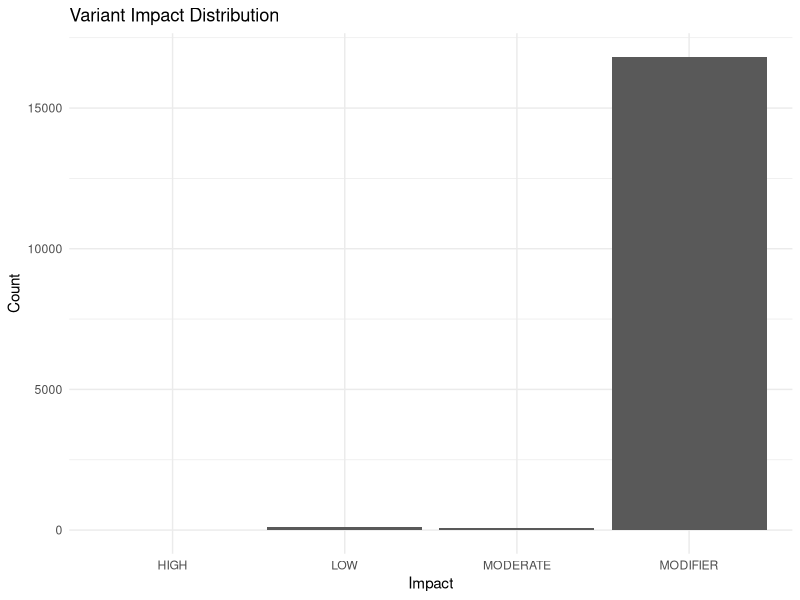
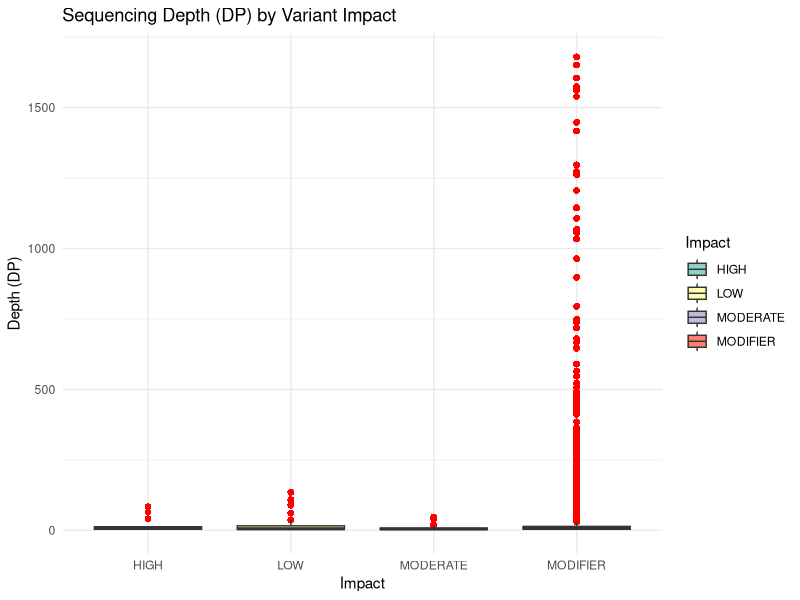
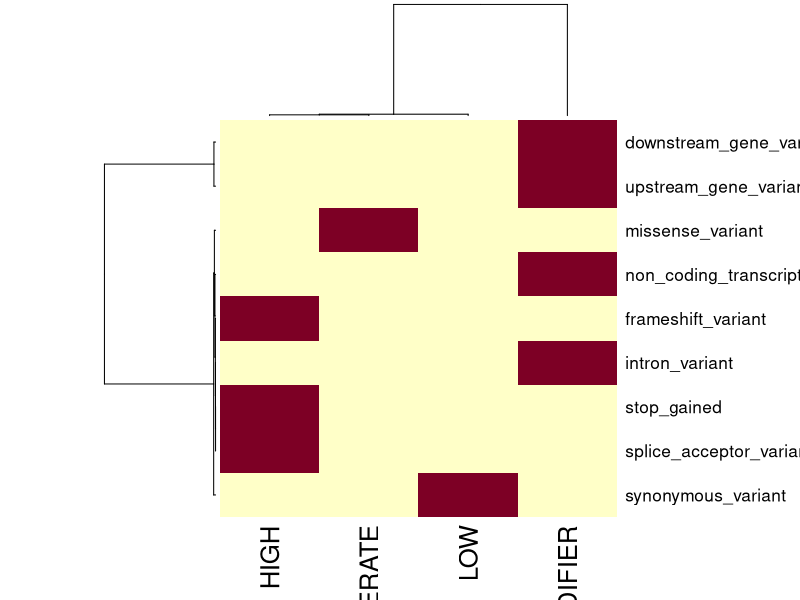

These charts were generated, in order, by the following R code: (Note: this script raises an error after producing the figures.)
## ---- chunk 1
library(tidyverse)
# Load the data
variants <- read.delim("1M_SRR9336468_variants_clean.tsv", header = TRUE, sep = "\t")
## ---- chunk 2
# Inspect the data
head(variants)
## ---- chunk 3
# Analyze the distribution of consequences
table(variants$Consequence)
## ---- chunk 4
# Plot the impact of variants
library(ggplot2)
ggplot(variants, aes(x = Impact)) +
    geom_bar() +
    theme_minimal() +
    labs(title = "Variant Impact Distribution", x = "Impact", y = "Count")
## ---- chunk 5
# Boxplot for DP by Impact
ggplot(variants, aes(x = Impact, y = DP, fill = Impact)) +
  geom_boxplot(outlier.colour = "red", outlier.shape = 16, outlier.size = 2) +
  theme_minimal() +
  scale_fill_brewer(palette = "Set3") +
  labs(
    title = "Sequencing Depth (DP) by Variant Impact",
    x = "Impact",
    y = "Depth (DP)"
  )
## ---- chunk 6
# Heatmap of consequence vs. impact
heatmap_data <- variants %>%
  count(Consequence, Impact) %>%
  tidyr::spread(key = Impact, value = n, fill = 0)
heatmap_data

heatmap_data <- heatmap_data %>% column_to_rownames("Consequence")
heatmap_data
heatmap(as.matrix(heatmap_data))

ggplot(heatmap_data, aes(x = Consequence, y = MODIFIER, fill = n)) +
  geom_tile() +
  scale_fill_gradient(low = "white", high = "blue") +
  theme_minimal() +
  labs(
    title = "Heatmap of Consequence vs. Impact",
    x = "Consequence Type",
    y = "Impact"
  ) +
  theme(axis.text.x = element_text(angle = 45, hjust = 1))
## ---- chunk 7

# Filter out MODIFIER variants
filtered_variants <- variants %>%
  filter(Impact != "MODIFIER")

# Bar plot for filtered impacts
ggplot(filtered_variants, aes(x = Impact)) +
  geom_bar(fill = "skyblue") +
  theme_minimal() +
  labs(
    title = "Distribution of Variants with Impact (Excluding MODIFIER)",
    x = "Impact",
    y = "Count"
  )
## ---- chunk 8
# Bar plot with log scale for y-axis
ggplot(variants, aes(x = Impact)) +
  geom_bar(fill = "lightgreen") +
  scale_y_log10() +
  theme_minimal() +
  labs(
    title = "Variant Impact Distribution (Log Scale)",
    x = "Impact",
    y = "Log(Count)"
  )
## ---- chunk 9
# Pie chart for proportional variant impact
variants %>%
  count(Impact) %>%
  mutate(Percentage = n / sum(n) * 100) %>%
  ggplot(aes(x = "", y = Percentage, fill = Impact)) +
  geom_bar(stat = "identity", width = 1) +
  coord_polar("y", start = 0) +
  theme_void() +
  labs(
    title = "Proportions of Variant Impact Categories"
  ) +
  scale_fill_brewer(palette = "Set2")

## ---- chunk 10
# Stacked bar plot: Consequence by impact
variants %>%
  count(Consequence, Impact) %>%
  ggplot(aes(x = Impact, y = n, fill = Consequence)) +
  geom_bar(stat = "identity", position = "stack") +
  theme_minimal() +
  labs(
    title = "Breakdown of Consequences by Impact",
    x = "Impact",
    y = "Count"
  ) +
  scale_fill_brewer(palette = "Set3")

